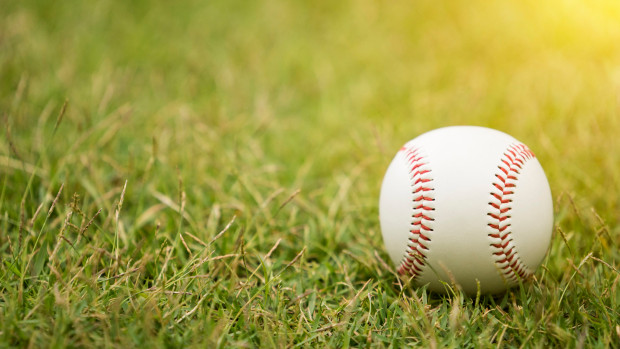
%> input picture ball4.jpg, 620 x 349 px
$ octave Diameter_ishrak.m   (GNU Octave 9; MATLAB toolbox functions it lacks are replaced by stand-ins)
%> lines starting %> are read from the running program, lines starting %| are printed output that depends on the picture; in (x1, y1, x2, y2) boxes, pixels count from 0 and x2, y2 are one past the last pixel; in counts of white or black regions, pixels touching at a corner belong together; the program's own positions count from 1
close all
clear all
clc
%%
obj=imread('ball4.jpg');
%> obj is the input picture: size 349x620x3 uint8; mean R, G, B 159.4, 155.1, 68.7
figure(1)
imshow(obj)
imtool(obj)


%%
imgred=obj(:,:,1)
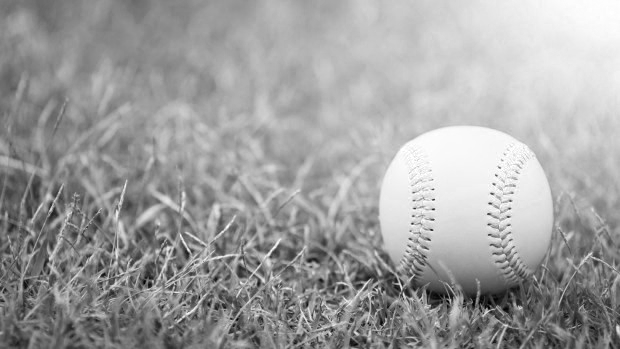
%> imgred: size 349x620 uint8; min 0, max 255, mean 159.4
imggreen=obj(:,:,2)
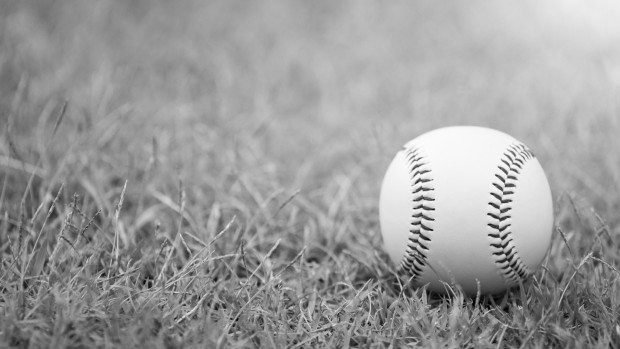
%> imggreen: size 349x620 uint8; min 0, max 255, mean 155.1
imgblue=obj(:,:,3)
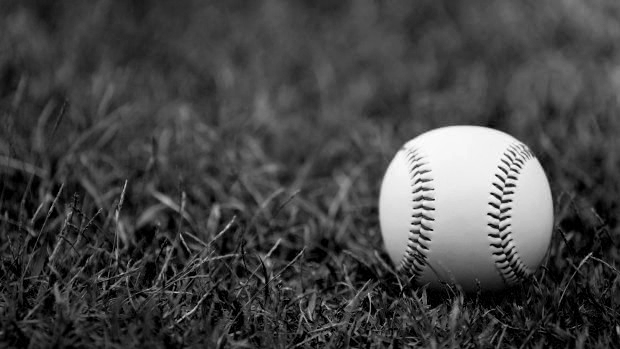
%> imgblue: size 349x620 uint8; min 0, max 254, mean 68.7

%%
figure(2)
subplot(2,2,1)
imshow(obj)
title('Original Color Plane')
figure(2)
subplot(2,2,2)
imshow(imgred)
title('Red Color Plane')
figure(2)
subplot(2,2,3)
imshow(imggreen)
title('Green Color Plane')
figure(2)
subplot(2,2,4)
imshow(imgblue)
title('Blue Color Plane')


%%
figure(3)
level=0.4
imbwblue=im2bw(imgblue,level)
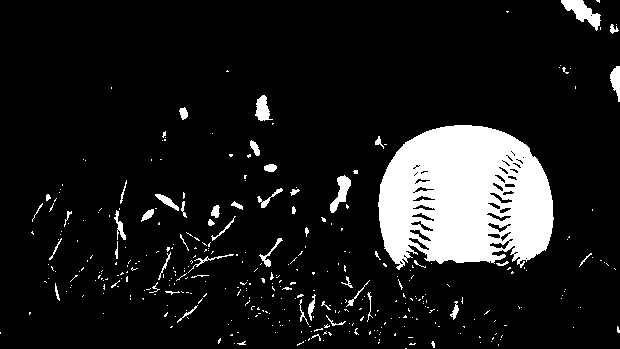
%> imbwblue: size 349x620 logical; 11.2% white; 368 white regions (319 under 20 px), largest, box (x1, y1, x2, y2) and area: (378, 125, 554, 270) 19152, (561, 0, 601, 31) 531, (330, 175, 351, 213) 345
imbwred=im2bw(imgred,level)
%> imbwred: size 349x620 logical; 87.8% white; 624 black regions (454 under 20 px), largest, box (x1, y1, x2, y2) and area: (455, 267, 568, 349) 4104, (549, 281, 610, 349) 1929, (27, 294, 89, 349) 1074
imbwgreen=im2bw(imggreen,level)
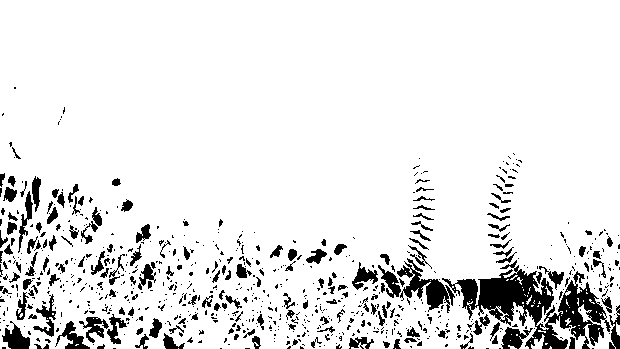
%> imbwgreen: size 349x620 logical; 90.2% white; 752 black regions (571 under 20 px), largest, box (x1, y1, x2, y2) and area: (442, 260, 611, 349) 5541, (397, 258, 455, 313) 1089, (2, 321, 30, 349) 424
imgsum=(imgblue&imgred&imggreen)
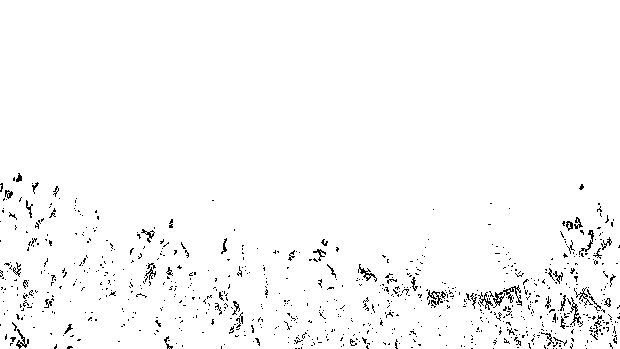
%> imgsum: size 349x620 logical; 97.6% white; black in thin lines or dots, all inside (x1, y1, x2, y2) = (0, 173, 620, 349)
imshow(imbwblue)

%%
imgcomp=imcomplement(imbwgreen)
imgfilled=imfill(imbwblue,'holes')
%> imgfilled: size 349x620 logical; 11.7% white; 368 white regions (319 under 20 px), largest, box (x1, y1, x2, y2) and area: (378, 125, 554, 270) 20234, (561, 0, 601, 31) 532, (330, 175, 351, 213) 345
figure, imshow(imgfilled)

%%
imclear=imclearborder(imgfilled)
%> imclear: size 349x620 logical; 11.3% white; 362 white regions (315 under 20 px), largest, box (x1, y1, x2, y2) and area: (378, 125, 554, 270) 20234, (330, 175, 351, 213) 345, (255, 95, 273, 121) 276
%imshow(imclear)
se=strel('disk',35)
open=imopen(imgfilled,se)
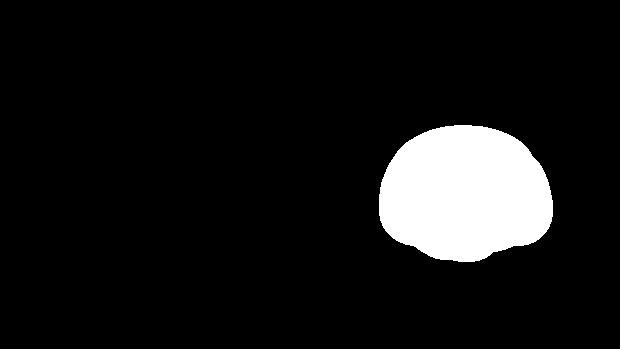
%> open: size 349x620 logical; 8.7% white; 1 white region, box (x1, y1, x2, y2) and area: (379, 125, 553, 262) 18755
imshow(open)
%%
diameter=regionprops(open,'MajorAxisLength')
%> diameter = 1 region; MajorAxisLength: 176.1
figure(4)
imshow(obj)
d=imdistline

$ run again, with ball3.jpg copied over ball4.jpg
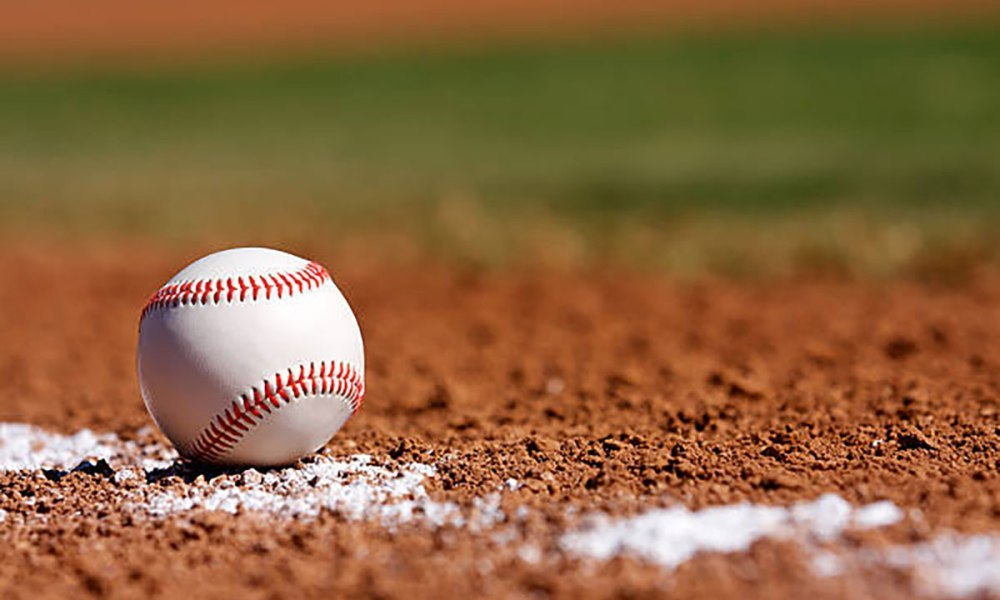
%> input picture ball3.jpg, 1000 x 600 px
%> obj is the input picture: size 600x1000x3 uint8; mean R, G, B 142, 102, 64.3
%> `imbwblue=im2bw(imgblue,level)`:
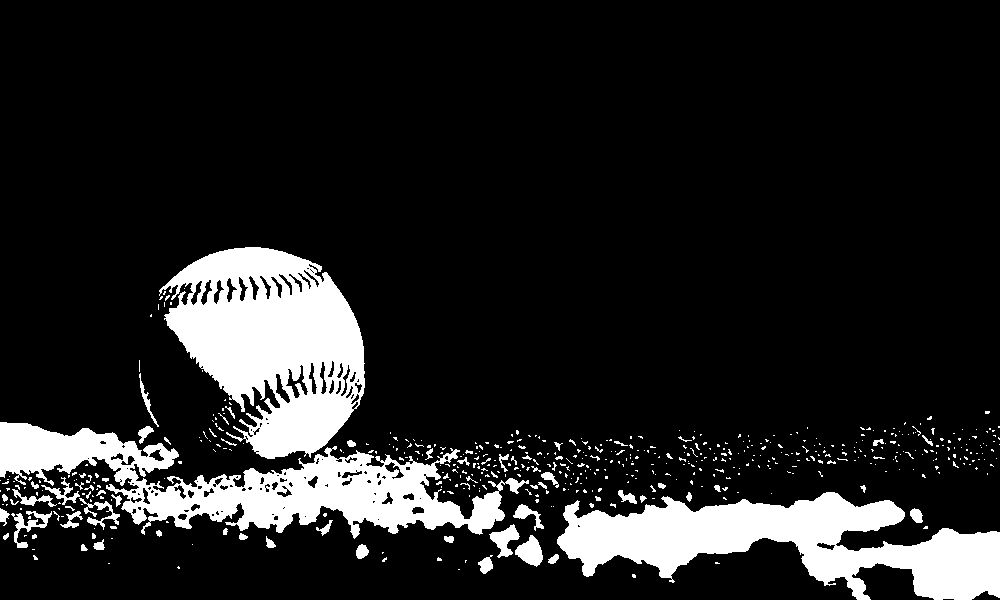
%> imbwblue: size 600x1000 logical; 13.6% white; 539 white regions (466 under 20 px), largest, box (x1, y1, x2, y2) and area: (159, 247, 365, 459) 26322, (557, 492, 1000, 600) 24043, (0, 422, 529, 539) 22914
%> imbwred: size 600x1000 logical; 76.7% white; 568 black regions (402 under 20 px), largest, box (x1, y1, x2, y2) and area: (0, 14, 1000, 232) 120069, (143, 416, 301, 487) 3286, (139, 298, 180, 353) 1426
%> imbwgreen: size 600x1000 logical; 30.6% white; 425 white regions (277 under 20 px), largest, box (x1, y1, x2, y2) and area: (0, 247, 600, 600) 78990, (0, 124, 581, 261) 45571, (555, 439, 1000, 600) 34244
%> imgsum: size 600x1000 logical; 99% white; black in thin lines or dots, all inside (x1, y1, x2, y2) = (0, 281, 1000, 600)
%> imgfilled: size 600x1000 logical; 14.2% white; 539 white regions (466 under 20 px), largest, box (x1, y1, x2, y2) and area: (159, 247, 365, 459) 28303, (0, 422, 529, 539) 24407, (557, 492, 1000, 600) 24113
%> imclear: size 600x1000 logical; 6.1% white; 531 white regions (461 under 20 px), largest, box (x1, y1, x2, y2) and area: (159, 247, 365, 459) 28303, (515, 535, 543, 567) 539, (489, 524, 520, 558) 489
%> `open=imopen(imgfilled,se)`:
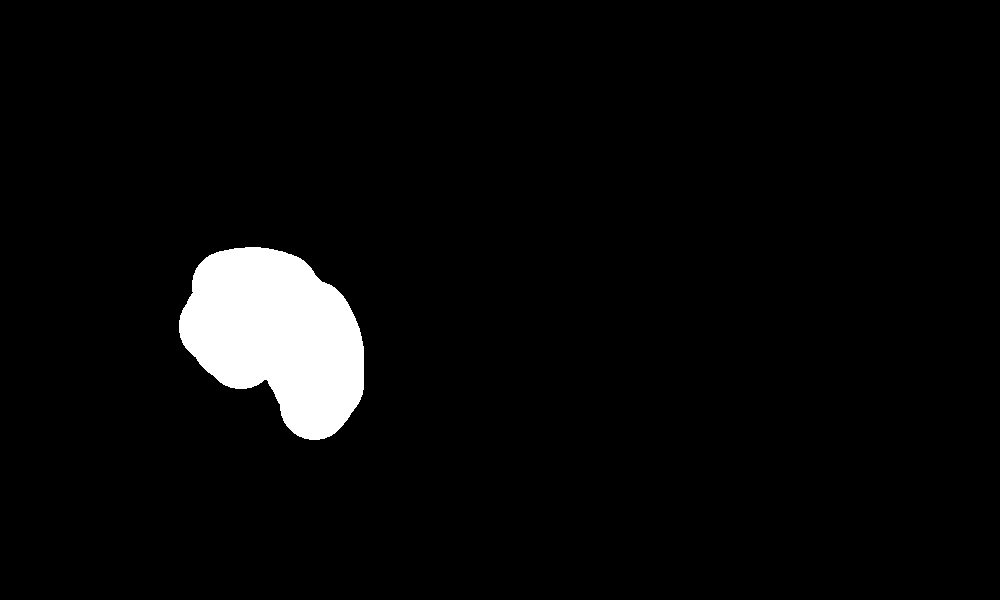
%> open: size 600x1000 logical; 4% white; 1 white region, box (x1, y1, x2, y2) and area: (179, 247, 364, 440) 24242
%> diameter = 1 region; MajorAxisLength: 218.6
